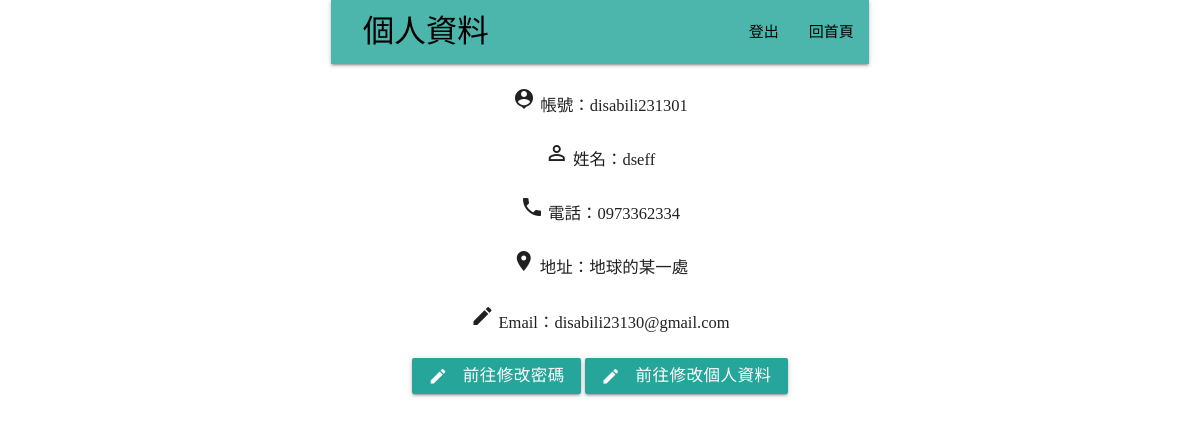
Screenshot of /myfile.php (signed in) with the database file from the repository.
### tables this page shows
CREATE TABLE `user` (
  `user_id` int(10) NOT NULL,
  `user_account` varchar(40) NOT NULL,
  `user_pwd` varchar(40) NOT NULL,
  `user_name` varchar(40) NOT NULL,
  `user_phone` varchar(10) NOT NULL,
  `user_address` varchar(40) NOT NULL,
  `user_authority` int(3) NOT NULL,
  `user_email` varchar(40) NOT NULL
);

### myfile.php (the view, shortened to what this page needs)
<?php session_start();
if(isset($_SESSION["uAcc"])){
?>
<html>
	<head>
		<link href="materialize/css/materialize.min.css" rel="stylesheet">
		<link type="text/css" rel="stylesheet" href="materialize/css/materialize.min.css"  media="screen,projection"/>
		<link rel="stylesheet" href="path/to/font-awesome/css/font-awesome.min.css">
	</head>
<body>
	 	<div class="container">
	        <div class="row">
			<div class="col s12 m4 l2"><p></p></div>
	          <div class="col s12 m4 l8">
	             <nav>
	              <div class="nav-wrapper teal lighten-2 hoverable">
	                <a  href="articlelist.php" class="brand-logo"><span style="font-family:Microsoft JhengHei;"><font color="black"><center>　個人資料</center></font></span></a>
	                <ul id="nav-mobile" class="right hide-on-med-and-down">
	                  <li><a href="logout.php"><span style="font-family:Microsoft JhengHei;"><font color="black">登出</font></span></a></li>
	                  <li><a href="login.php"><span style="font-family:Microsoft JhengHei;"><font color="black">回首頁</font></span></a></li>
	                </ul>
	              </div>
	            </nav>
<?php
include('include.php');
$read2="SELECT * FROM user WHERE user_account='$_SESSION[uAcc]'";
$readresult2=mysqli_query($link,$read2);
$result2=mysqli_fetch_array($readresult2);
echo "<center><i class='material-icons'>person_pin</i><span style='font-family:Microsoft JhengHei;font-size:1.1rem'> 帳號：".$result2[1]."</span></center><br/>";
echo "<center><i class='material-icons'>perm_identity</i><span style='font-family:Microsoft JhengHei;font-size:1.1rem'> 姓名：".$result2[3]."</span></center><br/>";
echo "<center><i class='material-icons'>phone</i><span style='font-family:Microsoft JhengHei;font-size:1.1rem'> 電話：".$result2[4]."</span></center><br/>";
echo "<center><i class='material-icons'>location_on</i><span style='font-family:Microsoft JhengHei;font-size:1.1rem'> 地址：".$result2[5]."</span></center><br/>";
echo "<center><i class='material-icons'>mode_edit</i><span style='font-family:Microsoft JhengHei;font-size:1.1rem'> Email：".$result2[7]."</span></center><br/>";
?>
<center>
<a href="editpwd.php" class="waves-effect waves-light btn"><i class="material-icons left">mode_edit</i><span style='font-family:Microsoft JhengHei;font-size:1.1rem'>前往修改密碼</span></a>
<a href="useredit.php" class="waves-effect waves-light btn"><i class="material-icons left">mode_edit</i><span style='font-family:Microsoft JhengHei;font-size:1.1rem'>前往修改個人資料</span></a>
</center>
</div>
</div>
</div>
</body>
</html>
<?php
}
else
{
    echo "<script>alert('請先登入，按【確認】鍵後前往登入頁面')</script>";
	header('refresh:1; url="login.php"');
}
?>

### rows the page displays
user: user_account "disabili231301", user_name "dseff", user_phone "0973362334", user_address "地球的某一處", user_email "disabili23130@gmail.com"
